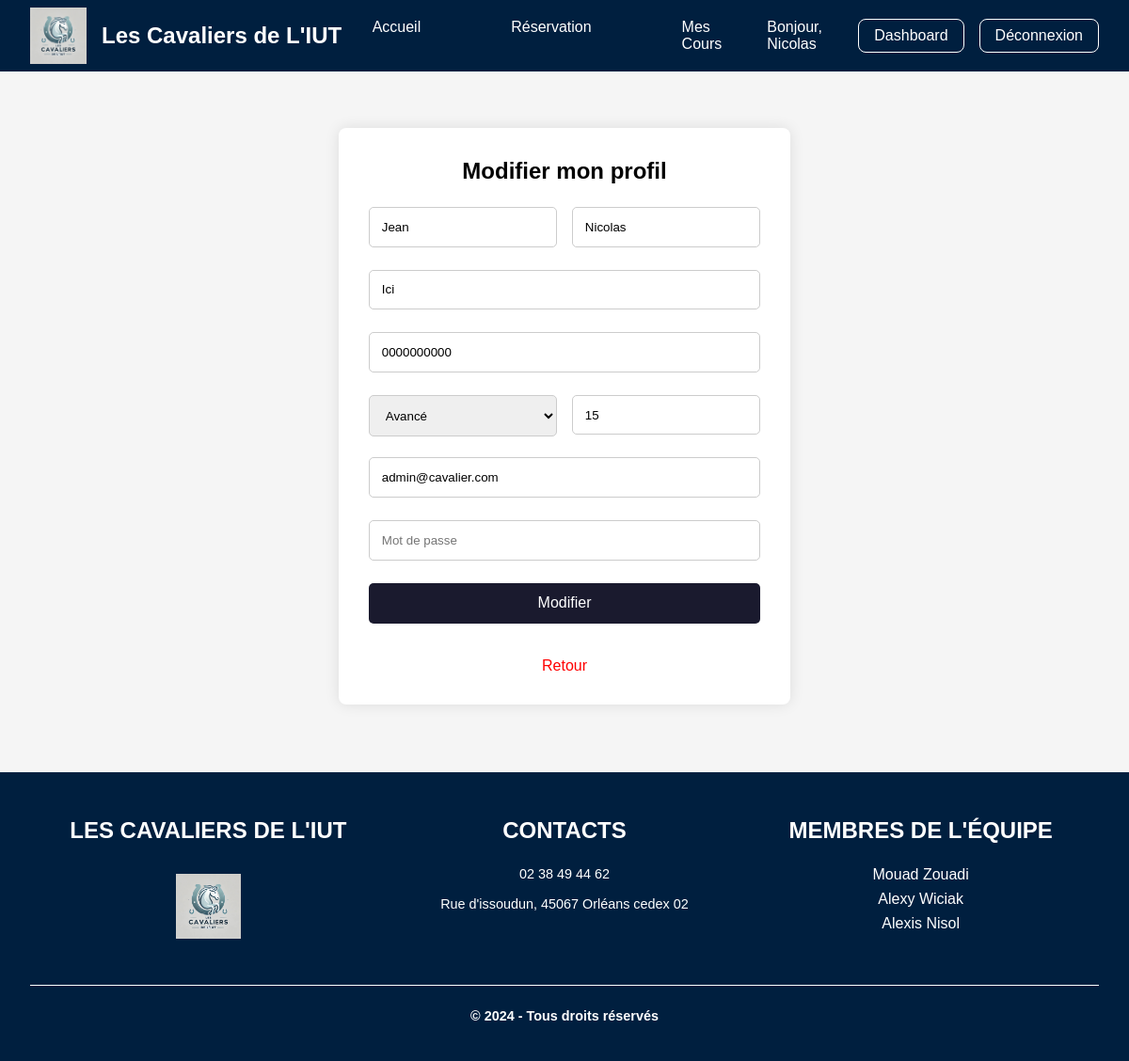
The app's page /index.php?action=modif_profil (signed in) with its own data.
### tables this page shows
CREATE TABLE PERSONNE
(
    id_p             INT PRIMARY KEY AUTO_INCREMENT,
    nom              VARCHAR(42),
    prenom           VARCHAR(42),
    adresse          VARCHAR(100),
    telephone        VARCHAR(15),
    email            VARCHAR(100),
    mdp              VARCHAR(64),
    experience       TEXT           NULL,
    salaire          DECIMAL(10, 2) NULL,
    poids            FLOAT          NULL CHECK (poids > 9 AND poids < 51),
    cotisation       BOOLEAN,
    date_inscription DATE    DEFAULT (CURRENT_DATE),
    niveau           INT            NULL CHECK (niveau > 0 AND niveau < 4),
    admin            BOOLEAN DEFAULT FALSE
);

### index.php (called while the page is built, shortened)
<?php
$router = new Router();
$router->execute();
?>

### App/Controllers/Auth/Auth.php (called while the page is built, shortened)
<?php
class Auth
{
    static function isUserLoggedIn(): bool
    {
        return isset($_SESSION['user_id']);
    }
    static function isInstructor(): bool
    {
        return isset($_SESSION['is_instructor']) && $_SESSION['is_instructor'];
    }
    static function getCurrentUser(): ?array
    {
        if (self::isUserLoggedIn()) {
            return [
                'id' => $_SESSION['user_id'],
                'name' => $_SESSION['user_name'],
                'email' => $_SESSION['user_email'],
                'is_instructor' => $_SESSION['is_instructor'],
                'is_admin' => $_SESSION['is_admin']
            ];
        }
        return null;
    }
    static function getCurrentUserObj() {
        if (self::isUserLoggedIn()) {
            return self::getUserById($_SESSION['user_id']);
        }
        return null;
    }
    static function getUserById($id) {
        $query = App::getApp()->getDB()->prepare('SELECT * FROM PERSONNE WHERE id_p = :id_p');
        $query->execute(array(':id_p' => $id));
        $user = $query->fetch();
        return self::createUserObject($user);
    }
    private static function createUserObject($user)
    {
        $userObj = null;
        if ($user) {
            if (isset($user['salaire'])) {
                $userObj = new Instructor($user['id_p'], $user['nom'], $user['prenom'], $user['adresse'], $user['email'], $user['telephone'], $user['niveau'], $user['poids'], $user['mdp'], $user['date_inscription'], $user['cotisation'], $user['admin'], $user['salaire'], $user['experience']);
            } else {
                $userObj = new User($user['id_p'], $user['nom'], $user['prenom'], $user['adresse'], $user['email'], $user['telephone'], $user['niveau'], $user['poids'], $user['mdp'], $user['date_inscription'], $user['cotisation'], $user['admin']);
            }
        }
        return $userObj;
    }
}
?>

### App/Database/Database.php (called while the page is built, shortened)
<?php
abstract class Database implements IDatabase
{
    public function prepare($statement, $options = []) {
        $pdo = $this->getPDO();
        return $pdo->prepare($statement, $options);
    }
}

### App/Autoloader.php (called while the page is built, shortened)
<?php
class Autoloader{
    static function autoload($fqcn): void{
        $path = str_replace('\\', '/', $fqcn);
    }
}

### App/Controllers/Auth/Users/User.php (called while the page is built, shortened)
<?php
class User {
    public function __construct($id, $firstName, $lastName, $address, $email, $phone, $level, $weight, $password, $date_inscription, $cotisation, $isAdmin = false){
        $this->firstName = $firstName;
        $this->lastName = $lastName;
        $this->address = $address;
        $this->email = $email;
        $this->phone = $phone;
        $this->level = $level;
        $this->weight = $weight;
    }
}
?>

### App/Views/Template.php (called while the page is built, shortened)
<?php
final class Template {
    private string $path;
    private string $layout;
    private array $cssFiles;
    private string $content;
    public function __construct(string $path) {
        $this->path = $path;
    }
    public function getPath():string {
        return $this->path;
    }
    public function getLayout():string {
        return $this->layout;
    }
    public function getContent():string {
        return $this->content;
    }
    public function getCssFiles():array {
        return $this->cssFiles;
    }
    public function setLayout(string $layout):self {
        $this->layout = $layout;
        return $this;
    }
    public function setContent(string $content):self {
        $this->content = $content;
        return $this;
    }
    public function setCssFiles(array $cssFiles):self {
        $this->cssFiles = $cssFiles;
        return $this;
    }
    public function compile():string {
        $cssFiles = $this->getCssFiles();
        $content = $this->getContent();
        require sprintf('%s/%s.php', $this->getPath(), $this->getLayout());
        return ob_get_clean();
    }
}
?>

### templates/auth/modif_profil.php (the view, shortened to what this page needs)
<?php
$user=Auth::getCurrentUserObj();
?>
<div class="page">
    <div class="form-container">
        <h2>Modifier mon profil</h2>
        <form action="#" method="post">
            <div class="input-row">
                <div class="input-container">
                    <input type="text" placeholder="Prénom" name="firstName" value="<?=$user->firstName ?>" required>
                </div>
                <div class="input-container">
                    <input type="text" placeholder="Nom" name="lastName" value="<?=$user->lastName?>" required>
                </div>
            </div>
            <div class="input-container">
                <input type="text" placeholder="Adresse" name="address" value="<?=$user->address?>" required>
            </div>
            <div class="input-container">
                <input type="tel" placeholder="Numéro de téléphone" name="phone" maxlength="10" pattern="[0-9]{10}" value="<?=$user->phone?>" required>
            </div>
            <div class="input-row">
                <div class="input-container">
                    <select name="level" required>
                        <option value="3" <?= (isset($user->level) && $user->level == '3') ? 'selected' : '' ?>>Avancé</option>
                    </select>
                </div>
                <div class="input-container">
                    <input type="number" placeholder="Poids" min="10" max="50" name="weight" value="<?=$user->weight?>" required>
                </div>
            </div>
            <div class="input-container">
                <input type="email" placeholder="Adresse mail" name="email" value="<?=$user->email?>" required>
            </div>
            <div class="input-container">
                <input type="password" placeholder="Mot de passe" name="password">
            </div>
            <button type="submit">Modifier</button>
        </form>
        <a href="./index.php?action=planning" class="register-link" style="color : red;">Retour</a>
    </div>
</div>

### templates/main.php (shortened to what this page needs)
<!DOCTYPE html>
<html lang="fr">
<head>
    <link rel="stylesheet" href="./static/css/header.css">
    <link rel="stylesheet" href="./static/css/footer.css">
    <?php
    if (!empty($cssFiles)) {
        foreach ($cssFiles as $cssFile) {
            echo '<link rel="stylesheet" href="./static/css/' . $cssFile . '">';
        }
    }
    ?>
</head>
<body>
<header>
    <div class="logo">
        <img src="static/images/logo.png" alt="Logo">
        <h1>Les Cavaliers de L'IUT</h1>
    </div>
    <nav class="nav-menu">
        <ul>
            <li><a href="./index.php"
                   class="<?php echo (basename($_SERVER['PHP_SELF']) == 'index.php' && !isset($_GET['action']) || (isset($_GET['action']) && $_GET['action'] == 'home')) ? 'active' : ''; ?>">Accueil</a>
            </li>
            <?php
            if (!Auth::isUserLoggedIn()) {
                ?>
                <li><a href="index.php?action=register"
                       class="<?php echo (isset($_GET['action']) && $_GET['action'] == 'register') ? 'active' : ''; ?>">Inscription</a>
                </li>
                <?php
            } else {
                ?>
                <li><a href="index.php?action=planning"
                       class="<?php echo (isset($_GET['action']) && $_GET['action'] == 'planning') ? 'active' : ''; ?>">Réservation</a>
                </li>
                <li><a href="index.php?action=coursReserver"
                       class="<?php echo (isset($_GET['action']) && $_GET['action'] == 'coursReserver') ? 'active' : ''; ?>">
                        Mes Cours</a></li>
                <?php
            }
            ?>
        </ul>
    </nav>
    <div class="actions">
        <?php
        if (Auth::isUserLoggedIn()) {
            echo '<p>Bonjour, ' . Auth::getCurrentUser()['name'] . '</p>';
            if (Auth::isInstructor()) {
                echo '<a href="index.php?action=dashboard">Dashboard</a>';
            }
            echo '<a href="index.php?action=logout">Déconnexion</a>';
        } else {
            echo '<a href="index.php?action=login">Connexion</a>';
        }
        ?>
    </div>
</header>
<main>
    <?php echo $content ?? null ?>
</main>
<footer>
    <div class="col1">
        <H3>
            Les Cavaliers de l'IUT
        </H3>
        <img src="static/images/logo.png" alt="logo">
    </div>
    <div class="col2">
        <H3>
            Contacts
        </H3>
        <p>02 38 49 44 62</p>
        <p>Rue d'issoudun, 45067 Orléans cedex 02</p>
    </div>
    <div class="col3">
        <H3>
            Membres de l'équipe
        </H3>
        <ul>
            <li>Mouad Zouadi</li>
            <li>Alexy Wiciak</li>
            <li>Alexis Nisol</li>
        </ul>
    </div>
    <div class="horizontal">
        <p><strong>&copy; 2024 - Tous droits réservés</strong></p>
    </div>
</footer>
</body>
</html>

### static/css/header.css (style rules this page uses)
* { margin: 0; padding: 0; box-sizing: border-box; font-family: Arial, Helvetica, sans-serif; }
header { display: flex; justify-content: space-between; align-items: center; padding: 0.5rem 2rem; background-color: #001f3f; color: #ffffff; }
header .logo { display: flex; align-items: center; gap: 1rem; margin-right: 2rem; }
header .logo img { width: 25%; max-width: 60px; height: auto; }
header .logo h1 { font-size: 1.5rem; white-space: nowrap; }
.nav-menu { display: flex; align-items: center; gap: 3rem; }
.nav-menu li { margin-right: 3rem; }
header .logo::after { content: ""; width: 1px; height: 1.5rem; background-color: #ffffff; display: block; margin-left: 1rem; }
.nav-menu ul { display: flex; gap: 3rem; list-style: none; margin: 0; padding: 0; }
.nav-menu a { color: #ffffff; text-decoration: none; font-size: 1rem; font-weight: 500; transition: color 0.3s ease; }
.actions { display: flex; align-items: center; margin-left: auto; gap: 1rem; }
.actions a { color: #ffffff; text-decoration: none; font-size: 1rem; padding: 0.5rem 1rem; border: 1px solid #ffffff; border-radius: 0.5rem; transition: background-color 0.3s ease, color 0.3s ease; }

### static/css/footer.css (style rules this page uses)
footer { background-color: #001f3f; color: #ffffff; display: flex; flex-wrap: wrap; justify-content: space-between; align-items: flex-start; padding: 2rem; text-align: center; }
footer .col1, footer .col2, footer .col3 { flex: 1; margin: 1rem; min-width: 20%; display: flex; flex-direction: column; align-items: center; }
footer h3 { font-size: 1.5rem; margin-bottom: 0.5rem; text-transform: uppercase; text-align: center; padding-bottom: 0.5rem; width: fit-content; }
footer .col1 img { width: 20%; max-width: 100%; margin-top: 1rem; }
footer ul { list-style-type: none; padding: 0; margin: 0; }
footer ul li { margin: 0.5rem 0; font-size: 1rem; }
footer p { margin: 0.5rem 0; font-size: 0.9rem; }
footer .horizontal { flex-basis: 100%; margin-top: 2rem; border-top: 0.1rem solid #ffffff; padding-top: 1rem; text-align: center; }

### static/css/form.css (style rules this page uses)
.page { font-family: Arial, sans-serif; background-color: #f5f5f5; display: flex; justify-content: center; align-items: center; margin: 0; }
.form-container { background-color: white; padding: 2rem; box-shadow: 0 0 15px rgba(0, 0, 0, 0.1); border-radius: 8px; width: 30rem; text-align: center; margin-top: 5%; margin-bottom: 6%; }
.form-container h2 { margin-bottom: 1.5rem; font-size: 1.5rem; }
.input-container { margin-bottom: 1rem; }
input { width: 100%; padding: 0.8rem; margin-bottom: 0.5rem; border: 1px solid #ccc; border-radius: 5px; box-sizing: border-box; }
button { background-color: #1a1a2e; color: white; padding: 0.8rem; border: none; border-radius: 5px; cursor: pointer; width: 100%; font-size: 1rem; margin-bottom: 1rem; }
.register-link { display: block; text-align: center; margin-top: 20px; color: #007BFF; text-decoration: none; }
.input-row { display: flex; gap: 1rem; }
.input-row .input-container { flex: 1; }
select { width: 100%; padding: 0.8rem; border: 1px solid #ccc; border-radius: 5px; box-sizing: border-box; }

### records on screen
personne: prenom "Nicolas", firstName "Jean", lastName "Nicolas", address "Ici", phone "0000000000", level "Avancé", weight "15", email "admin@cavalier.com"
